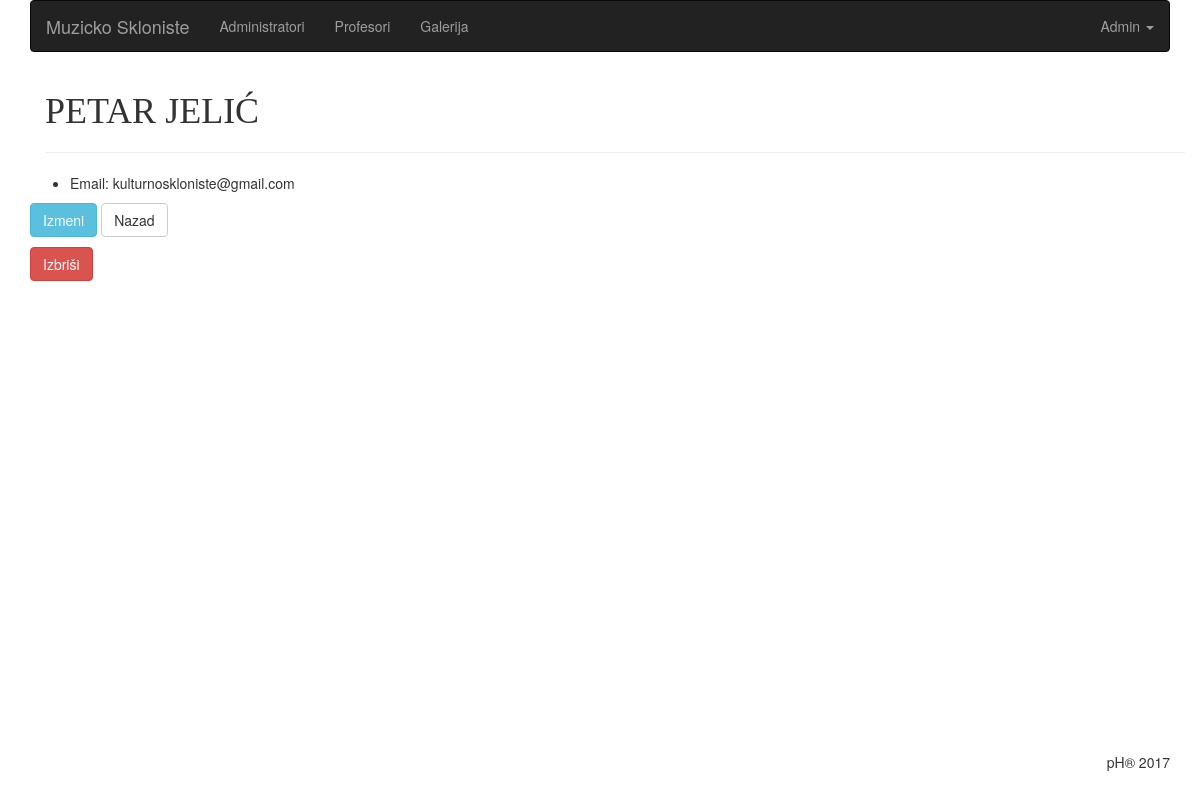
The app's page /php/views/admin/show.php?id=1 (signed in) with its own data.
### tables this page shows
CREATE TABLE users(id integer primary key autoincrement, name text, surname text, email text UNIQUE, password text(40) UNIQUE);

### php/app/database/QueryBuilder.php (called while the page is built, shortened)
<?php
class QueryBuilder
{
	public function show($table, $id)
	{
		$db = new SQLite3('../../../skloniste.db');
		$stmt = $db->query("SELECT * FROM '$table' WHERE id ='$id'");
		while($result = $stmt->fetchArray(SQLITE3_ASSOC)):
			$r[] = $result;
		endwhile;
		return isset($r) ? $r : null;
	}
}

### php/views/admin/show.php (the view, shortened to what this page needs)
<?php
require 'admin.header.php';
$id = $_GET['id'];
$query = $app['database'];
$user = $query->show('users', $id);
?>
<section class="main">
	<div class="container">
		<h1 style="font-family: Impact"><?= $user[0]['name']. ' ' .$user[0]['surname']; ?></h1>
		<hr>
		<div class="row">
			<ul>
				<li>Email: <?= $user[0]['email']; ?></li>
			</ul>
			<p>
				<a href="edit.php?id=<?= $_POST['id'] = $id; ?>" class="btn btn-info">Izmeni</a>
				<a href="../admin/" class="btn btn-default">Nazad</a>
				<?php if($_SESSION['email'] == 'kulturnoskloniste@gmail.com'): ?>
				<form method="POST" action="delete.php?id=<?= $_POST['id'] = $id; ?>">
					<button type="submit" class="btn btn-danger" onclick="return confirm('Da li ste sigurni?')">Izbriši</button>
				</form>
				<?php endif; ?>
			</p>
		</div>
	</div>
</section>
<?php require '../admin.footer.php'; ?>

### php/views/assets/css/admin.css (style rules this page uses)
h1 { text-transform: uppercase; }
.main { height: 75vh; }

### records on screen
users: name "PETAR", surname "JELIĆ", email "kulturnoskloniste@gmail.com"
